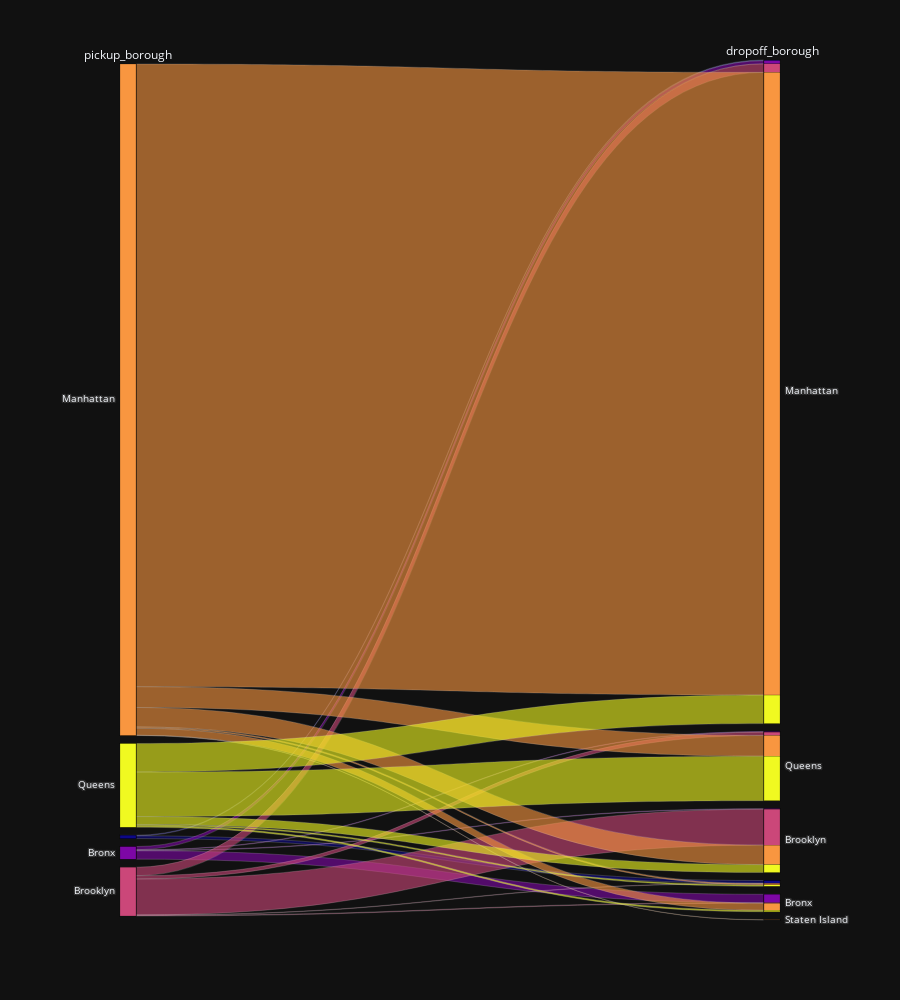

Write notebook code for a chart like this one.
### Markdown cell above
### Taxis

Show pickup_borough and dropoff_borough, colored by pickup_borough.

### Code cell
# CODE
alluvialplot(TAXIS, 
        dim_cols=['pickup_borough', 'dropoff_borough'],
        color_col="pickup_borough")

### Figure 1 — Plotly figure (JSON) as saved in the notebook; plotly's stock layout.template omitted (floating-point values rounded to 4 significant figures; data arrays with more than 128 entries replaced by an {"elided": "..."} marker saying what was removed)
{"data": [{"dimensions": [{"label": "pickup_borough", "values": {"elided": "6433 str values"}}, {"label": "dropoff_borough", "values": {"elided": "6433 str values"}}], "domain": {"x": [0, 1], "y": [0, 1]}, "line": {"color": {"elided": "6433 int values"}, "coloraxis": "coloraxis", "shape": "hspline"}, "name": "", "type": "parcats"}], "layout": {"coloraxis": {"colorbar": {"title": {"text": "color"}}, "colorscale": [[0, "#0d0887"], [0.1111, "#46039f"], [0.2222, "#7201a8"], [0.3333, "#9c179e"], [0.4444, "#bd3786"], [0.5556, "#d8576b"], [0.6667, "#ed7953"], [0.7778, "#fb9f3a"], [0.8889, "#fdca26"], [1, "#f0f921"]], "showscale": false}, "height": 1000, "legend": {"tracegroupgap": 0}, "margin": {"t": 60}}}
